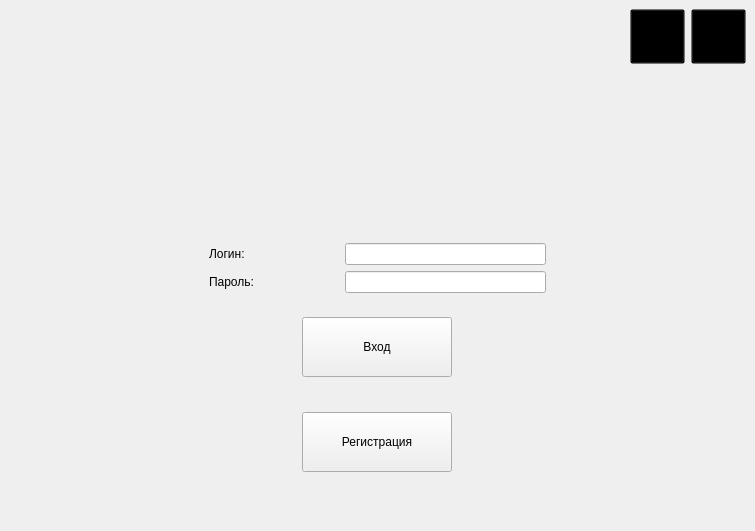
<?xml version="1.0" encoding="UTF-8"?>
<ui version="4.0">
 <class>Auth</class>
 <widget class="QMainWindow" name="Auth">
  <property name="geometry">
   <rect>
    <x>0</x>
    <y>0</y>
    <width>755</width>
    <height>531</height>
   </rect>
  </property>
  <property name="windowTitle">
   <string>Auth</string>
  </property>
  <widget class="QWidget" name="centralwidget">
   <layout class="QVBoxLayout" name="verticalLayout">
    <item>
     <layout class="QHBoxLayout" name="horizontalLayout">
      <item>
       <widget class="QLabel" name="label_4">
        <property name="sizePolicy">
         <sizepolicy hsizetype="Fixed" vsizetype="Fixed">
          <horstretch>0</horstretch>
          <verstretch>0</verstretch>
         </sizepolicy>
        </property>
        <property name="minimumSize">
         <size>
          <width>200</width>
          <height>50</height>
         </size>
        </property>
        <property name="text">
         <string/>
        </property>
       </widget>
      </item>
      <item>
       <spacer name="horizontalSpacer_6">
        <property name="orientation">
         <enum>Qt::Horizontal</enum>
        </property>
        <property name="sizeHint" stdset="0">
         <size>
          <width>40</width>
          <height>20</height>
         </size>
        </property>
       </spacer>
      </item>
      <item>
       <widget class="QPushButton" name="pushButton_2">
        <property name="sizePolicy">
         <sizepolicy hsizetype="Fixed" vsizetype="Fixed">
          <horstretch>0</horstretch>
          <verstretch>0</verstretch>
         </sizepolicy>
        </property>
        <property name="minimumSize">
         <size>
          <width>55</width>
          <height>55</height>
         </size>
        </property>
        <property name="styleSheet">
         <string notr="true">image: url(:/icons/res/refresh.png);
background: transparent;</string>
        </property>
        <property name="text">
         <string/>
        </property>
       </widget>
      </item>
      <item>
       <widget class="QPushButton" name="pushButton">
        <property name="sizePolicy">
         <sizepolicy hsizetype="Fixed" vsizetype="Fixed">
          <horstretch>0</horstretch>
          <verstretch>0</verstretch>
         </sizepolicy>
        </property>
        <property name="minimumSize">
         <size>
          <width>55</width>
          <height>55</height>
         </size>
        </property>
        <property name="styleSheet">
         <string notr="true">image: url(:/icons/res/cross.png);
background: transparent;</string>
        </property>
        <property name="text">
         <string/>
        </property>
       </widget>
      </item>
     </layout>
    </item>
    <item>
     <spacer name="verticalSpacer_2">
      <property name="orientation">
       <enum>Qt::Vertical</enum>
      </property>
      <property name="sizeHint" stdset="0">
       <size>
        <width>20</width>
        <height>40</height>
       </size>
      </property>
     </spacer>
    </item>
    <item alignment="Qt::AlignHCenter">
     <widget class="QLabel" name="label">
      <property name="sizePolicy">
       <sizepolicy hsizetype="Fixed" vsizetype="Fixed">
        <horstretch>0</horstretch>
        <verstretch>0</verstretch>
       </sizepolicy>
      </property>
      <property name="minimumSize">
       <size>
        <width>150</width>
        <height>150</height>
       </size>
      </property>
      <property name="layoutDirection">
       <enum>Qt::LeftToRight</enum>
      </property>
      <property name="styleSheet">
       <string notr="true">image: url(:/icons/res/Logo.png);</string>
      </property>
      <property name="text">
       <string/>
      </property>
      <property name="alignment">
       <set>Qt::AlignLeading|Qt::AlignLeft|Qt::AlignVCenter</set>
      </property>
     </widget>
    </item>
    <item>
     <spacer name="verticalSpacer_3">
      <property name="orientation">
       <enum>Qt::Vertical</enum>
      </property>
      <property name="sizeHint" stdset="0">
       <size>
        <width>20</width>
        <height>40</height>
       </size>
      </property>
     </spacer>
    </item>
    <item>
     <layout class="QVBoxLayout" name="verticalLayout_2">
      <property name="topMargin">
       <number>0</number>
      </property>
      <item>
       <layout class="QHBoxLayout" name="horizontalLayout_3">
        <property name="topMargin">
         <number>0</number>
        </property>
        <item>
         <spacer name="horizontalSpacer_2">
          <property name="orientation">
           <enum>Qt::Horizontal</enum>
          </property>
          <property name="sizeHint" stdset="0">
           <size>
            <width>40</width>
            <height>20</height>
           </size>
          </property>
         </spacer>
        </item>
        <item>
         <widget class="QLabel" name="label_3">
          <property name="sizePolicy">
           <sizepolicy hsizetype="Minimum" vsizetype="Preferred">
            <horstretch>0</horstretch>
            <verstretch>0</verstretch>
           </sizepolicy>
          </property>
          <property name="minimumSize">
           <size>
            <width>130</width>
            <height>0</height>
           </size>
          </property>
          <property name="maximumSize">
           <size>
            <width>130</width>
            <height>16777215</height>
           </size>
          </property>
          <property name="text">
           <string>Логин:</string>
          </property>
         </widget>
        </item>
        <item>
         <widget class="QLineEdit" name="lineEdit_username"/>
        </item>
        <item>
         <spacer name="horizontalSpacer_4">
          <property name="orientation">
           <enum>Qt::Horizontal</enum>
          </property>
          <property name="sizeHint" stdset="0">
           <size>
            <width>40</width>
            <height>20</height>
           </size>
          </property>
         </spacer>
        </item>
       </layout>
      </item>
      <item>
       <layout class="QHBoxLayout" name="horizontalLayout_2">
        <property name="topMargin">
         <number>0</number>
        </property>
        <item>
         <spacer name="horizontalSpacer_3">
          <property name="orientation">
           <enum>Qt::Horizontal</enum>
          </property>
          <property name="sizeHint" stdset="0">
           <size>
            <width>40</width>
            <height>20</height>
           </size>
          </property>
         </spacer>
        </item>
        <item>
         <widget class="QLabel" name="label_2">
          <property name="sizePolicy">
           <sizepolicy hsizetype="Minimum" vsizetype="Preferred">
            <horstretch>0</horstretch>
            <verstretch>0</verstretch>
           </sizepolicy>
          </property>
          <property name="minimumSize">
           <size>
            <width>130</width>
            <height>0</height>
           </size>
          </property>
          <property name="maximumSize">
           <size>
            <width>130</width>
            <height>16777215</height>
           </size>
          </property>
          <property name="text">
           <string>Пароль:</string>
          </property>
         </widget>
        </item>
        <item>
         <widget class="QLineEdit" name="lineEdit_password">
          <property name="echoMode">
           <enum>QLineEdit::Password</enum>
          </property>
         </widget>
        </item>
        <item>
         <spacer name="horizontalSpacer_5">
          <property name="orientation">
           <enum>Qt::Horizontal</enum>
          </property>
          <property name="sizeHint" stdset="0">
           <size>
            <width>40</width>
            <height>20</height>
           </size>
          </property>
         </spacer>
        </item>
       </layout>
      </item>
     </layout>
    </item>
    <item>
     <spacer name="verticalSpacer_4">
      <property name="orientation">
       <enum>Qt::Vertical</enum>
      </property>
      <property name="sizeHint" stdset="0">
       <size>
        <width>20</width>
        <height>50</height>
       </size>
      </property>
     </spacer>
    </item>
    <item alignment="Qt::AlignHCenter">
     <widget class="QPushButton" name="pushButton_3">
      <property name="sizePolicy">
       <sizepolicy hsizetype="Fixed" vsizetype="Fixed">
        <horstretch>0</horstretch>
        <verstretch>0</verstretch>
       </sizepolicy>
      </property>
      <property name="minimumSize">
       <size>
        <width>150</width>
        <height>60</height>
       </size>
      </property>
      <property name="text">
       <string>Вход</string>
      </property>
     </widget>
    </item>
    <item>
     <spacer name="verticalSpacer_5">
      <property name="orientation">
       <enum>Qt::Vertical</enum>
      </property>
      <property name="sizeHint" stdset="0">
       <size>
        <width>20</width>
        <height>60</height>
       </size>
      </property>
     </spacer>
    </item>
    <item alignment="Qt::AlignHCenter">
     <widget class="QPushButton" name="pushButton_4">
      <property name="sizePolicy">
       <sizepolicy hsizetype="Fixed" vsizetype="Fixed">
        <horstretch>0</horstretch>
        <verstretch>0</verstretch>
       </sizepolicy>
      </property>
      <property name="minimumSize">
       <size>
        <width>150</width>
        <height>60</height>
       </size>
      </property>
      <property name="text">
       <string>Регистрация</string>
      </property>
     </widget>
    </item>
    <item>
     <spacer name="verticalSpacer">
      <property name="orientation">
       <enum>Qt::Vertical</enum>
      </property>
      <property name="sizeType">
       <enum>QSizePolicy::MinimumExpanding</enum>
      </property>
      <property name="sizeHint" stdset="0">
       <size>
        <width>20</width>
        <height>50</height>
       </size>
      </property>
     </spacer>
    </item>
   </layout>
  </widget>
 </widget>
 <resources/>
 <connections/>
</ui>
